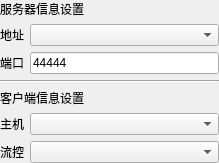
<?xml version="1.0" encoding="UTF-8"?>
<ui version="4.0">
 <class>SAKWebSocketServerDeviceController</class>
 <widget class="QWidget" name="SAKWebSocketServerDeviceController">
  <property name="geometry">
   <rect>
    <x>0</x>
    <y>0</y>
    <width>219</width>
    <height>143</height>
   </rect>
  </property>
  <property name="windowTitle">
   <string>Form</string>
  </property>
  <layout class="QGridLayout" name="gridLayout">
   <property name="leftMargin">
    <number>0</number>
   </property>
   <property name="topMargin">
    <number>0</number>
   </property>
   <property name="rightMargin">
    <number>0</number>
   </property>
   <property name="bottomMargin">
    <number>0</number>
   </property>
   <item row="5" column="1">
    <widget class="QComboBox" name="clientHostComboBox"/>
   </item>
   <item row="2" column="1">
    <widget class="QLineEdit" name="serverPortLineEdit">
     <property name="text">
      <string>44444</string>
     </property>
    </widget>
   </item>
   <item row="0" column="0" colspan="2">
    <widget class="QLabel" name="label_5">
     <property name="text">
      <string>服务器信息设置</string>
     </property>
    </widget>
   </item>
   <item row="4" column="0" colspan="2">
    <widget class="QLabel" name="label_6">
     <property name="text">
      <string>客户端信息设置</string>
     </property>
    </widget>
   </item>
   <item row="3" column="0" colspan="2">
    <widget class="Line" name="line">
     <property name="orientation">
      <enum>Qt::Horizontal</enum>
     </property>
    </widget>
   </item>
   <item row="5" column="0">
    <widget class="QLabel" name="label">
     <property name="text">
      <string>主机</string>
     </property>
    </widget>
   </item>
   <item row="1" column="1">
    <widget class="QComboBox" name="serverhostComboBox"/>
   </item>
   <item row="1" column="0">
    <widget class="QLabel" name="label_3">
     <property name="text">
      <string>地址</string>
     </property>
    </widget>
   </item>
   <item row="2" column="0">
    <widget class="QLabel" name="label_4">
     <property name="text">
      <string>端口</string>
     </property>
    </widget>
   </item>
   <item row="6" column="0">
    <widget class="QLabel" name="label_2">
     <property name="text">
      <string>流控</string>
     </property>
    </widget>
   </item>
   <item row="6" column="1">
    <widget class="QComboBox" name="sendingTypeComboBox"/>
   </item>
  </layout>
 </widget>
 <resources/>
 <connections/>
</ui>
